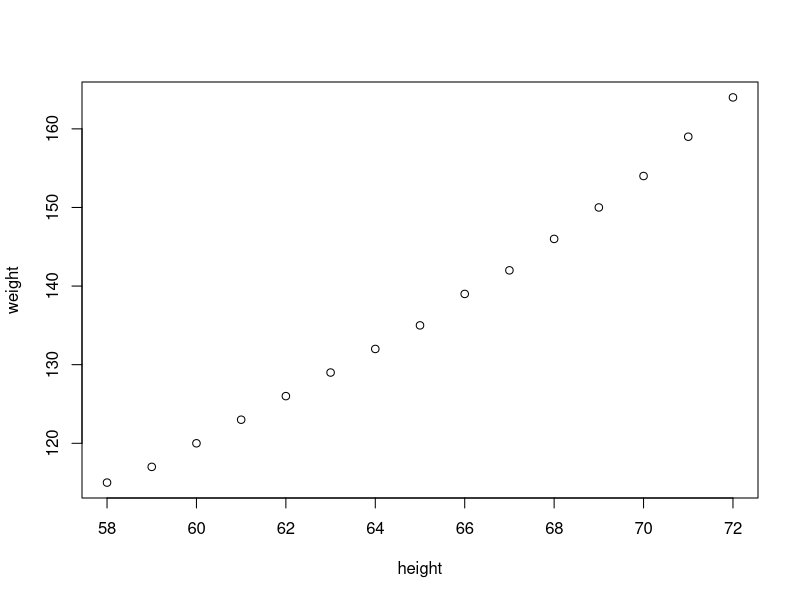
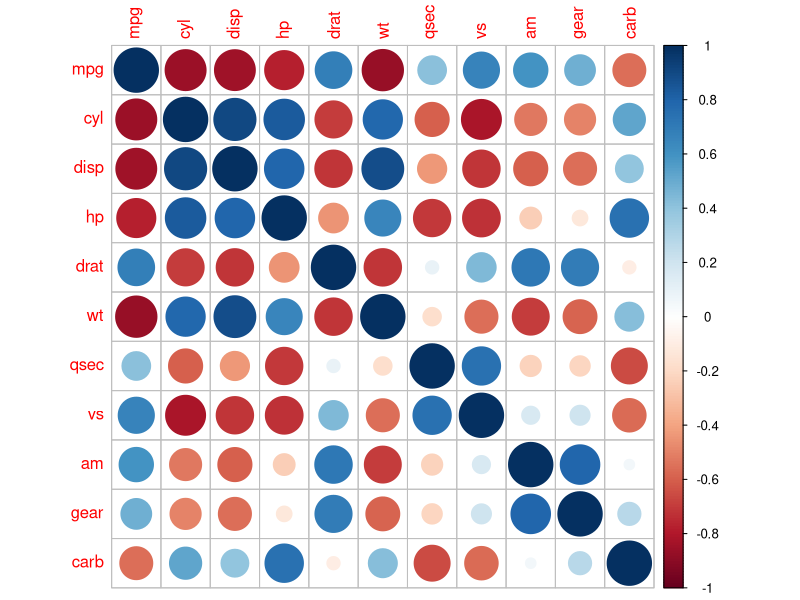

Here is the R script that generated these plots, in order:
x<-c(14,7,13,12,16,14,18,13,12,16,13)
y<-c(16,12,13,14,15,12,16,11,13,18,17)

#######
regresion<-function(x,y, nx=NA, ny=NA){
  resultado<-list()
  prediccion<-NA
  n<-NROW(x)
  promX<-mean(x)
  promY<-mean(y)
  dx<-(x-promX)
  dy<-(y-promY)
  xy<-dx*dy
  #Calculo de la covarianza
  cov<-sum(xy)/(n-1)
  cov
  dx2<-dx^2
  dy2<-dy^2

  #Calculo de las desviaciones estandar
  sdX<-sqrt(sum(dx2)/(n-1))
  sdY<-sqrt(sum(dy2)/(n-1))
  sdX
  sdY
  #Calculo del coeficiente correlacional

  r<-cov/(sdX*sdY)
  #creacion de la recta regresional x~y
  if(is.na(ny))
  prediccion<-promY+cov*(nx-promX)/(sdX^2)
  #creando la prediccion regresional y~x
  if(is.na(nx))
  prediccion<-promX+cov*(ny-promY)/(sdY^2)
  

resultado[[1]]<-data.frame(x,y,dx,dy,dx2,dy2)
resultado[[2]]<-cov
resultado[[3]]<-r
resultado[[4]]<-prediccion
return(resultado)
}
regresion(x,y,14)

plot(women)
women
regresion(women$height, women$weight,ny =139)
###########
library(corrplot)
M<-cor(mtcars)
corrplot(M)
cor(mtcars$hp,mtcars$disp)
